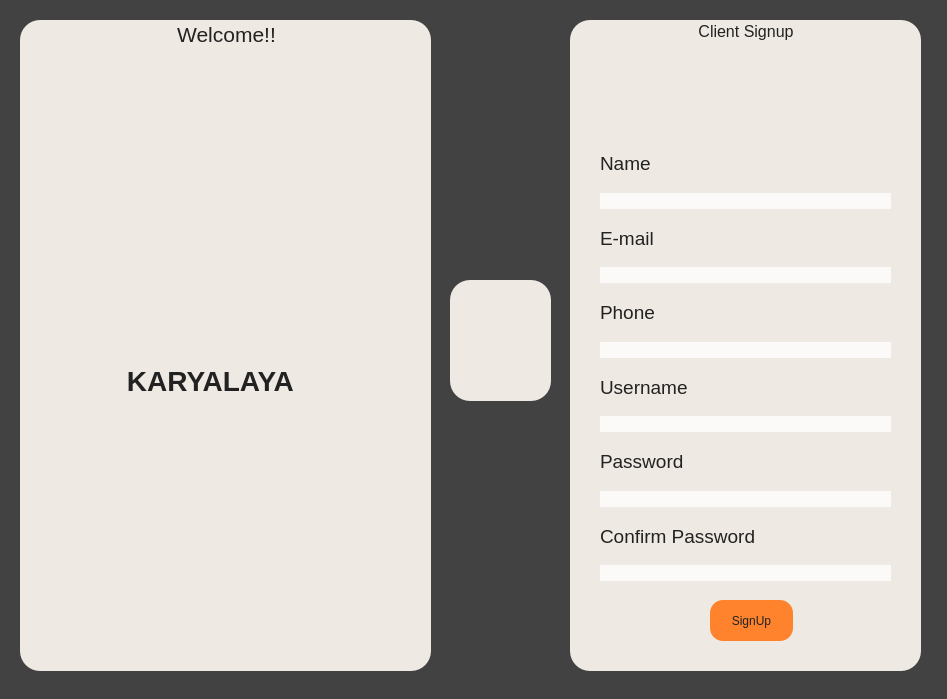
<?xml version="1.0" encoding="UTF-8"?>
<ui version="4.0">
 <class>ClientsignupDialog</class>
 <widget class="QDialog" name="ClientsignupDialog">
  <property name="geometry">
   <rect>
    <x>0</x>
    <y>0</y>
    <width>947</width>
    <height>699</height>
   </rect>
  </property>
  <property name="windowTitle">
   <string>Dialog</string>
  </property>
  <property name="styleSheet">
   <string notr="true">background-color: rgb(66,66,66);</string>
  </property>
  <widget class="QGroupBox" name="groupBox">
   <property name="geometry">
    <rect>
     <x>570</x>
     <y>20</y>
     <width>351</width>
     <height>651</height>
    </rect>
   </property>
   <property name="font">
    <font>
     <pointsize>12</pointsize>
    </font>
   </property>
   <property name="styleSheet">
    <string notr="true">background-color: #eee9e2;
color: #222;
border-radius:20px</string>
   </property>
   <property name="title">
    <string>Client Signup</string>
   </property>
   <property name="alignment">
    <set>Qt::AlignCenter</set>
   </property>
   <widget class="QPushButton" name="pushButton_signup">
    <property name="geometry">
     <rect>
      <x>140</x>
      <y>580</y>
      <width>83</width>
      <height>41</height>
     </rect>
    </property>
    <property name="cursor">
     <cursorShape>OpenHandCursor</cursorShape>
    </property>
    <property name="styleSheet">
     <string notr="true">#pushButton_signup{background-color: rgb(255, 131 ,45);
border-radius:13px;}
#pushButton_signup:hover{backgroundcolor:rgb(0,145,147);}</string>
    </property>
    <property name="text">
     <string>SignUp</string>
    </property>
   </widget>
   <widget class="QLabel" name="label_7">
    <property name="geometry">
     <rect>
      <x>120</x>
      <y>40</y>
      <width>101</width>
      <height>81</height>
     </rect>
    </property>
    <property name="styleSheet">
     <string notr="true">image: url(:/Images/Images/user.png);</string>
    </property>
    <property name="text">
     <string/>
    </property>
   </widget>
   <widget class="QWidget" name="layoutWidget">
    <property name="geometry">
     <rect>
      <x>30</x>
      <y>120</y>
      <width>291</width>
      <height>441</height>
     </rect>
    </property>
    <layout class="QVBoxLayout" name="verticalLayout">
     <item>
      <widget class="QLabel" name="label">
       <property name="font">
        <font>
         <pointsize>14</pointsize>
        </font>
       </property>
       <property name="styleSheet">
        <string notr="true">background-color: #eee9e2;
color: #222;
border-radius:20px</string>
       </property>
       <property name="text">
        <string>Name</string>
       </property>
      </widget>
     </item>
     <item>
      <widget class="QLineEdit" name="lineEdit_Client_Name">
       <property name="styleSheet">
        <string notr="true">#lineEdit_Client_Name{
background-color: #fbfaf9;
border-radius:10px;
}
#lineEdit_Client_Name:hover{
background-color: rgba(166,145,113,0.14);
}
</string>
       </property>
       <property name="text">
        <string/>
       </property>
      </widget>
     </item>
     <item>
      <widget class="QLabel" name="label_2">
       <property name="font">
        <font>
         <pointsize>14</pointsize>
        </font>
       </property>
       <property name="text">
        <string>E-mail</string>
       </property>
      </widget>
     </item>
     <item>
      <widget class="QLineEdit" name="lineEdit_Email">
       <property name="styleSheet">
        <string notr="true">#lineEdit_Email{
background-color: #fbfaf9;
border-radius:10px;
}
#lineEdit_Email:hover{
background-color: rgba(166,145,113,0.14);
}
</string>
       </property>
      </widget>
     </item>
     <item>
      <widget class="QLabel" name="label_3">
       <property name="font">
        <font>
         <pointsize>14</pointsize>
        </font>
       </property>
       <property name="text">
        <string>Phone </string>
       </property>
      </widget>
     </item>
     <item>
      <widget class="QLineEdit" name="lineEdit_Phone">
       <property name="styleSheet">
        <string notr="true">#lineEdit_Phone{
background-color: #fbfaf9;
border-radius:10px;
}
#lineEdit_Phone:hover{
background-color: rgba(166,145,113,0.14);
}
</string>
       </property>
      </widget>
     </item>
     <item>
      <widget class="QLabel" name="label_4">
       <property name="font">
        <font>
         <pointsize>14</pointsize>
        </font>
       </property>
       <property name="text">
        <string>Username</string>
       </property>
      </widget>
     </item>
     <item>
      <widget class="QLineEdit" name="lineEdit_Username">
       <property name="styleSheet">
        <string notr="true">#lineEdit_Username{
background-color: #fbfaf9;
border-radius:10px;
}
#lineEdit_Username:hover{
background-color: rgba(166,145,113,0.14);
}
</string>
       </property>
      </widget>
     </item>
     <item>
      <widget class="QLabel" name="label_5">
       <property name="font">
        <font>
         <pointsize>14</pointsize>
        </font>
       </property>
       <property name="text">
        <string>Password</string>
       </property>
      </widget>
     </item>
     <item>
      <widget class="QLineEdit" name="lineEdit_Password">
       <property name="styleSheet">
        <string notr="true">#lineEdit_Password{
background-color: #fbfaf9;
border-radius:10px;
}
#lineEdit_Password:hover{
background-color: rgba(166,145,113,0.14);
}
</string>
       </property>
       <property name="echoMode">
        <enum>QLineEdit::Password</enum>
       </property>
      </widget>
     </item>
     <item>
      <widget class="QLabel" name="label_6">
       <property name="font">
        <font>
         <pointsize>14</pointsize>
        </font>
       </property>
       <property name="text">
        <string>Confirm Password</string>
       </property>
      </widget>
     </item>
     <item>
      <widget class="QLineEdit" name="lineEdit_Confirm_Password">
       <property name="styleSheet">
        <string notr="true">#lineEdit_Confirm_Password{
background-color: #fbfaf9;
border-radius:10px;
}
#lineEdit_Confirm_Password:hover{
background-color: rgba(166,145,113,0.14);
}</string>
       </property>
       <property name="echoMode">
        <enum>QLineEdit::Password</enum>
       </property>
      </widget>
     </item>
    </layout>
   </widget>
  </widget>
  <widget class="QPushButton" name="pushButton_Home">
   <property name="geometry">
    <rect>
     <x>450</x>
     <y>280</y>
     <width>101</width>
     <height>121</height>
    </rect>
   </property>
   <property name="styleSheet">
    <string notr="true">
image: url(:/Images/Images/home .png);
background-color: #eee9e2;
color: #222;
border-radius:20px</string>
   </property>
   <property name="text">
    <string/>
   </property>
  </widget>
  <widget class="QGroupBox" name="login_2">
   <property name="geometry">
    <rect>
     <x>20</x>
     <y>20</y>
     <width>411</width>
     <height>651</height>
    </rect>
   </property>
   <property name="font">
    <font>
     <pointsize>16</pointsize>
     <bold>false</bold>
    </font>
   </property>
   <property name="styleSheet">
    <string notr="true">border-image: url(:/images/Images/textured-background-white-tone_53876-128610.jpg);
background-color: #eee9e2;
color: #222;
border-radius:20px</string>
   </property>
   <property name="inputMethodHints">
    <set>Qt::ImhPreferNumbers</set>
   </property>
   <property name="title">
    <string>Welcome!!</string>
   </property>
   <property name="alignment">
    <set>Qt::AlignCenter</set>
   </property>
   <widget class="QPushButton" name="signupbutton_4">
    <property name="geometry">
     <rect>
      <x>90</x>
      <y>160</y>
      <width>91</width>
      <height>51</height>
     </rect>
    </property>
    <property name="font">
     <font>
      <pointsize>14</pointsize>
      <bold>true</bold>
     </font>
    </property>
    <property name="cursor">
     <cursorShape>PointingHandCursor</cursorShape>
    </property>
    <property name="styleSheet">
     <string notr="true">

#signupbutton{
border-image: url(:/images/Images/signup-2.png);

color:white;
background-color:rgb(255, 131, 45);
border-width:0px;
border-radius:9px;
}
#singupbutton:hover {
background-color:#66c011;
}</string>
    </property>
    <property name="text">
     <string/>
    </property>
   </widget>
   <widget class="QLabel" name="label_16">
    <property name="geometry">
     <rect>
      <x>130</x>
      <y>170</y>
      <width>151</width>
      <height>111</height>
     </rect>
    </property>
    <property name="styleSheet">
     <string notr="true">border-image: url(:/Images/Images/briefcase.png);</string>
    </property>
    <property name="text">
     <string/>
    </property>
   </widget>
   <widget class="QLabel" name="label_17">
    <property name="geometry">
     <rect>
      <x>0</x>
      <y>290</y>
      <width>311</width>
      <height>141</height>
     </rect>
    </property>
    <property name="font">
     <font>
      <pointsize>21</pointsize>
      <bold>true</bold>
     </font>
    </property>
    <property name="text">
     <string>         KARYALAYA</string>
    </property>
    <property name="alignment">
     <set>Qt::AlignCenter</set>
    </property>
   </widget>
  </widget>
 </widget>
 <resources/>
 <connections/>
</ui>
